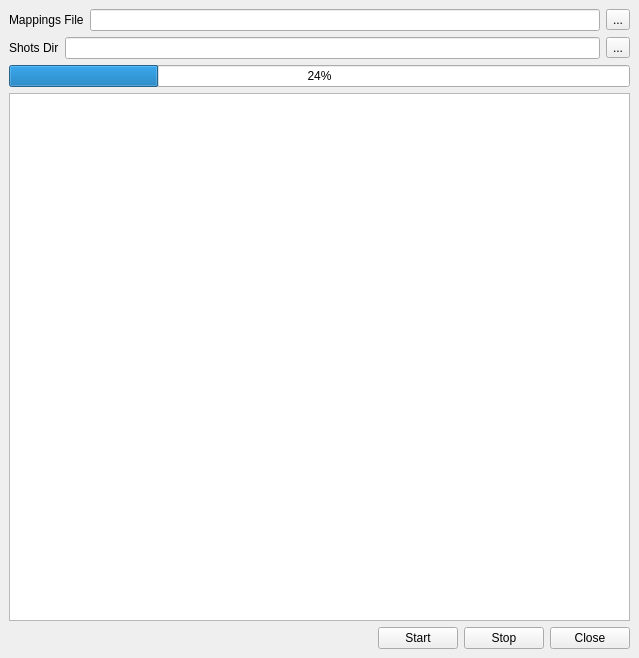
<?xml version="1.0" encoding="UTF-8"?>
<ui version="4.0">
 <class>MainWindow</class>
 <widget class="QMainWindow" name="MainWindow">
  <property name="geometry">
   <rect>
    <x>0</x>
    <y>0</y>
    <width>639</width>
    <height>658</height>
   </rect>
  </property>
  <property name="windowTitle">
   <string>Render Check</string>
  </property>
  <widget class="QWidget" name="centralwidget">
   <layout class="QVBoxLayout" name="verticalLayout_2">
    <item>
     <layout class="QHBoxLayout" name="horizontalLayout">
      <item>
       <widget class="QLabel" name="label">
        <property name="text">
         <string>Mappings File</string>
        </property>
       </widget>
      </item>
      <item>
       <widget class="QLineEdit" name="mappingsFilePathBox"/>
      </item>
      <item>
       <widget class="QToolButton" name="browseButton1">
        <property name="text">
         <string>...</string>
        </property>
       </widget>
      </item>
     </layout>
    </item>
    <item>
     <layout class="QHBoxLayout" name="shotsLayout">
      <item>
       <widget class="QLabel" name="label_2">
        <property name="text">
         <string>Shots Dir</string>
        </property>
       </widget>
      </item>
      <item>
       <widget class="QLineEdit" name="shotsFilePathBox"/>
      </item>
      <item>
       <widget class="QToolButton" name="browseButton2">
        <property name="text">
         <string>...</string>
        </property>
       </widget>
      </item>
     </layout>
    </item>
    <item>
     <layout class="QVBoxLayout" name="verticalLayout">
      <item>
       <widget class="QProgressBar" name="progressBar">
        <property name="value">
         <number>24</number>
        </property>
       </widget>
      </item>
      <item>
       <widget class="QTextEdit" name="statusBox">
        <property name="lineWrapMode">
         <enum>QTextEdit::NoWrap</enum>
        </property>
        <property name="readOnly">
         <bool>true</bool>
        </property>
       </widget>
      </item>
     </layout>
    </item>
    <item>
     <layout class="QHBoxLayout" name="horizontalLayout_3">
      <item>
       <spacer name="horizontalSpacer">
        <property name="orientation">
         <enum>Qt::Horizontal</enum>
        </property>
        <property name="sizeHint" stdset="0">
         <size>
          <width>40</width>
          <height>20</height>
         </size>
        </property>
       </spacer>
      </item>
      <item>
       <widget class="QPushButton" name="startButton">
        <property name="minimumSize">
         <size>
          <width>75</width>
          <height>0</height>
         </size>
        </property>
        <property name="text">
         <string>Start</string>
        </property>
       </widget>
      </item>
      <item>
       <widget class="QPushButton" name="stopButton">
        <property name="minimumSize">
         <size>
          <width>75</width>
          <height>0</height>
         </size>
        </property>
        <property name="text">
         <string>Stop</string>
        </property>
       </widget>
      </item>
      <item>
       <widget class="QPushButton" name="closeButton">
        <property name="minimumSize">
         <size>
          <width>75</width>
          <height>0</height>
         </size>
        </property>
        <property name="text">
         <string>Close</string>
        </property>
       </widget>
      </item>
     </layout>
    </item>
   </layout>
  </widget>
  <widget class="QMenuBar" name="menubar">
   <property name="geometry">
    <rect>
     <x>0</x>
     <y>0</y>
     <width>639</width>
     <height>19</height>
    </rect>
   </property>
  </widget>
 </widget>
 <resources/>
 <connections>
  <connection>
   <sender>closeButton</sender>
   <signal>clicked()</signal>
   <receiver>MainWindow</receiver>
   <slot>close()</slot>
   <hints>
    <hint type="sourcelabel">
     <x>417</x>
     <y>608</y>
    </hint>
    <hint type="destinationlabel">
     <x>159</x>
     <y>601</y>
    </hint>
   </hints>
  </connection>
 </connections>
</ui>
